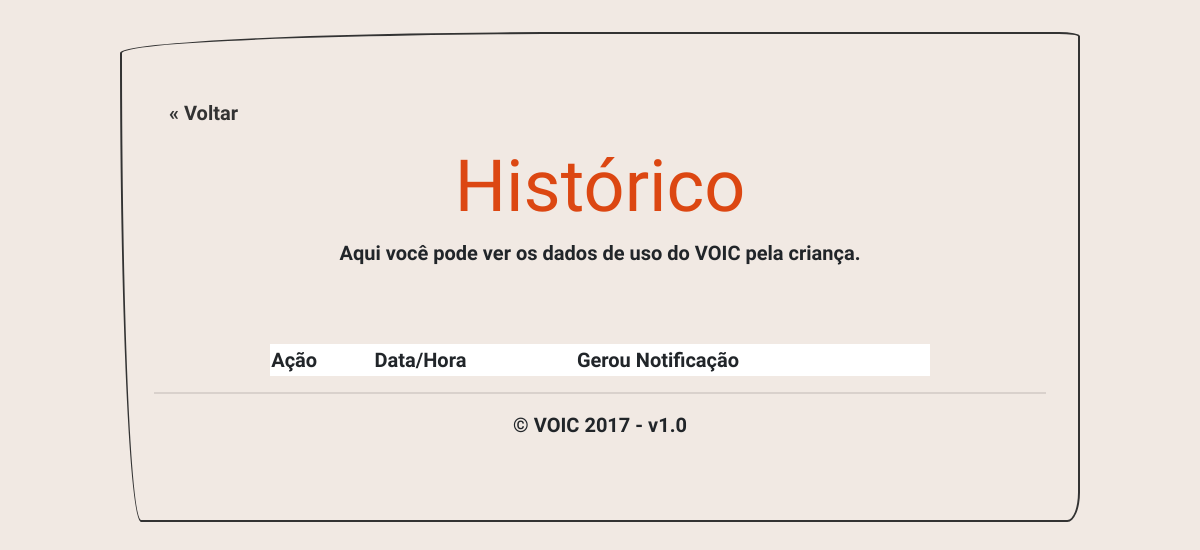
Before: /historico/ with the older database file.
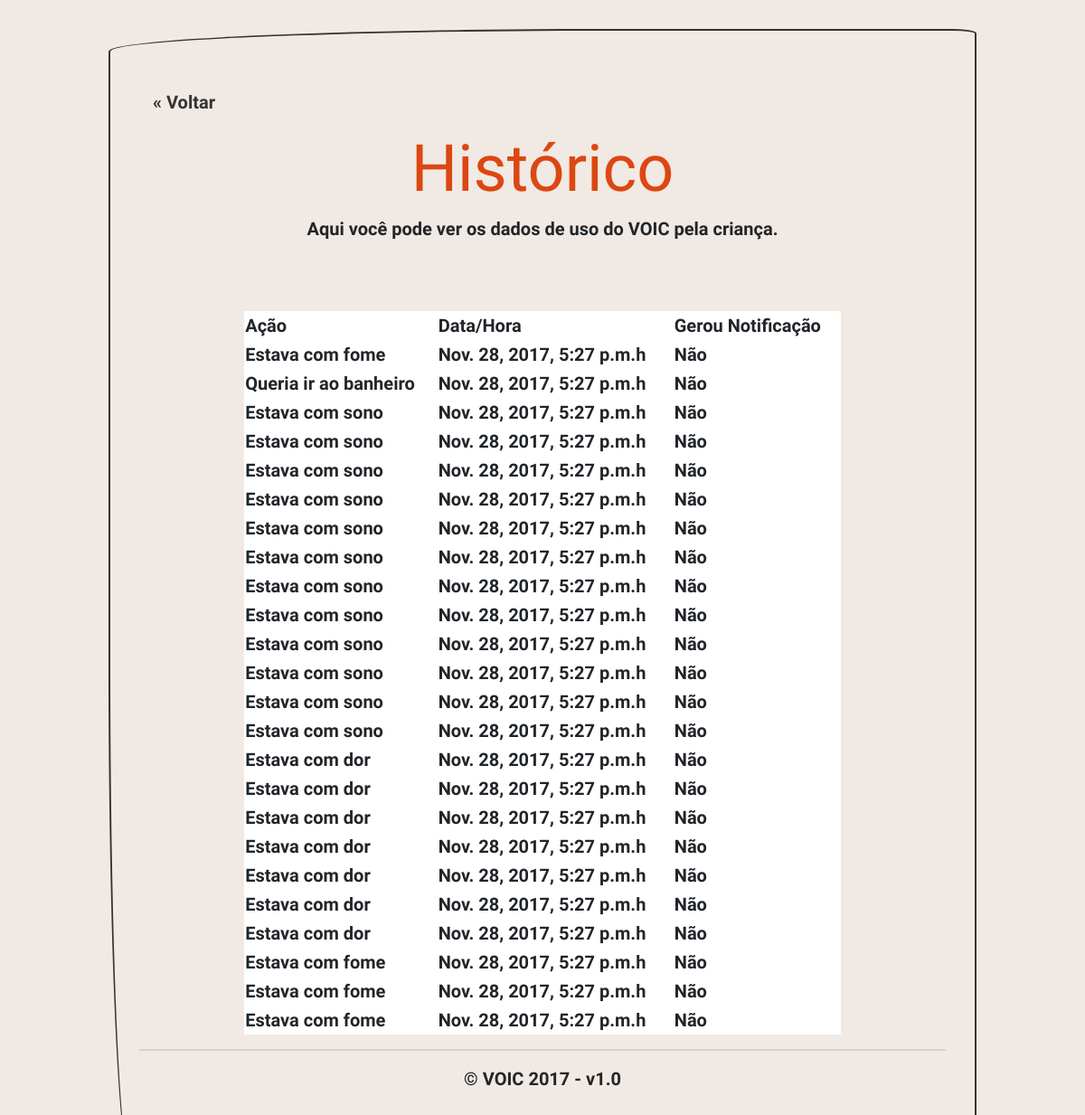
After: the same page with the newer database file.
### core/models.py (models this page shows)
class Historico(models.Model):
    acao = models.CharField(max_length=1, default='0', choices=ACAO_CHOICES, null=False, blank=False)
    data_hora = models.DateTimeField(auto_now=True, null=False, blank=False)
    gerou_notificacao = models.BooleanField(null=False, blank=False)

### core/views.py (the view)
# urls.py: url('^historico/$', views.HistoricoView.as_view(), name='historico'),
class HistoricoView(View):
    def get(self, request):
        historicos = Historico.objects.all()
        context = {
            'historicos': historicos,
        }
        return render(request, 'historico.html', context)

### core/templates/historico.html (shortened to what this page needs)
{% extends "base.html" %}
{% load static from staticfiles %}
{% block "css" %}
    <link href="{% static "/css/dataTables.bootstrap4.min.css" %}" rel="stylesheet">
{% endblock %}
{% block "corpo" %}
    <div class="jumbotron">
      <div class="container">
        <p class="text-left" ><a style="text-decoration:none"  href="{% url "pagina_inicial" %}" > « Voltar </a></p>
        <div class="row">
            <div class="col-md-12 col-sm-12 col-xsm-12">
                    <h1 class="display-3 text-center">Histórico</h1>
            </div>
            <div class="col-md-12">
                    <p class="text-center">Aqui você pode ver os dados de uso do VOIC pela criança.</p>
            </div>
        </div>
        <br />
        <br />
        <div class="container bloco-tabela">
                <table id="tabela" align="center" width="100%">
                        <thead>
                                <tr>
                                    <th>Ação</th>
                                    <th>Data/Hora</th>
                                    <th>Gerou Notificação</th>
                                </tr>
                            </thead>
                            <tbody>
                                {% for h in historicos %}
                                <tr>
                                    <td>{{ h.get_acao_display }}</td>
                                    <td>{{ h.data_hora }}h</td>
                                    <td>{% if h.gerou_notificacao %} Sim {% else %} Não {% endif %} </td>
                                </tr>
                                {% endfor %}
                            </tbody>
                        </table>
                    </div>
    </div>
{% endblock %}

### core/templates/base.html (shortened to what this page needs)
{% load static from staticfiles %}
<!DOCTYPE html>
<html lang="en"><head><meta http-equiv="Content-Type" content="text/html; charset=UTF-8">
    <link href="{% static "/css/bootstrap.min.css" %}" rel="stylesheet">
    <link href="{% static "/css/jumbotron.css" %}" rel="stylesheet">
    {% block "css" %}{% endblock %}
  </head>
  <body>
    {% block "corpo" %}
    {% endblock %}
      <hr>
      <footer>
        <p class="text-center">© VOIC 2017 - v1.0</p>
      </footer>
    </div>
</body><object id="7aa8b808-5939-87a2-1b7a-a8a4d9ac9c85" width="0" height="0" type="application/gas-events-bb"></object></html>

### core/static/css/jumbotron.css (style rules this page uses)
body { padding-top: 2rem; width:80%; margin-left:auto; margin-right:auto; background-color: #F1E9E3; font-size: 20px; }
h1 { color: #DC4712; }
.bloco-tabela { width:80%; margin-left:auto; margin-right:auto; }

Changed rows visible on the page:
added Historico: acao "Estava com fome", data_hora "Nov. 28, 2017, 5:27 p.m.", gerou_notificacao "Não"
added Historico: acao "Queria ir ao banheiro", data_hora "Nov. 28, 2017, 5:27 p.m.", gerou_notificacao "Não"
added Historico: acao "Estava com sono", data_hora "Nov. 28, 2017, 5:27 p.m.", gerou_notificacao "Não"
added Historico: acao "Estava com sono", data_hora "Nov. 28, 2017, 5:27 p.m.", gerou_notificacao "Não"
added Historico: acao "Estava com sono", data_hora "Nov. 28, 2017, 5:27 p.m.", gerou_notificacao "Não"
added Historico: acao "Estava com sono", data_hora "Nov. 28, 2017, 5:27 p.m.", gerou_notificacao "Não"
added Historico: acao "Estava com sono", data_hora "Nov. 28, 2017, 5:27 p.m.", gerou_notificacao "Não"
added Historico: acao "Estava com sono", data_hora "Nov. 28, 2017, 5:27 p.m.", gerou_notificacao "Não"
added Historico: acao "Estava com sono", data_hora "Nov. 28, 2017, 5:27 p.m.", gerou_notificacao "Não"
added Historico: acao "Estava com sono", data_hora "Nov. 28, 2017, 5:27 p.m.", gerou_notificacao "Não"
added Historico: acao "Estava com sono", data_hora "Nov. 28, 2017, 5:27 p.m.", gerou_notificacao "Não"
added Historico: acao "Estava com sono", data_hora "Nov. 28, 2017, 5:27 p.m.", gerou_notificacao "Não"
added Historico: acao "Estava com sono", data_hora "Nov. 28, 2017, 5:27 p.m.", gerou_notificacao "Não"
added Historico: acao "Estava com sono", data_hora "Nov. 28, 2017, 5:27 p.m.", gerou_notificacao "Não"
added Historico: acao "Estava com dor", data_hora "Nov. 28, 2017, 5:27 p.m.", gerou_notificacao "Não"
added Historico: acao "Estava com dor", data_hora "Nov. 28, 2017, 5:27 p.m.", gerou_notificacao "Não"
added Historico: acao "Estava com dor", data_hora "Nov. 28, 2017, 5:27 p.m.", gerou_notificacao "Não"
added Historico: acao "Estava com dor", data_hora "Nov. 28, 2017, 5:27 p.m.", gerou_notificacao "Não"
added Historico: acao "Estava com dor", data_hora "Nov. 28, 2017, 5:27 p.m.", gerou_notificacao "Não"
added Historico: acao "Estava com dor", data_hora "Nov. 28, 2017, 5:27 p.m.", gerou_notificacao "Não"
added Historico: acao "Estava com dor", data_hora "Nov. 28, 2017, 5:27 p.m.", gerou_notificacao "Não"
added Historico: acao "Estava com fome", data_hora "Nov. 28, 2017, 5:27 p.m.", gerou_notificacao "Não"
added Historico: acao "Estava com fome", data_hora "Nov. 28, 2017, 5:27 p.m.", gerou_notificacao "Não"
added Historico: acao "Estava com fome", data_hora "Nov. 28, 2017, 5:27 p.m.", gerou_notificacao "Não"
